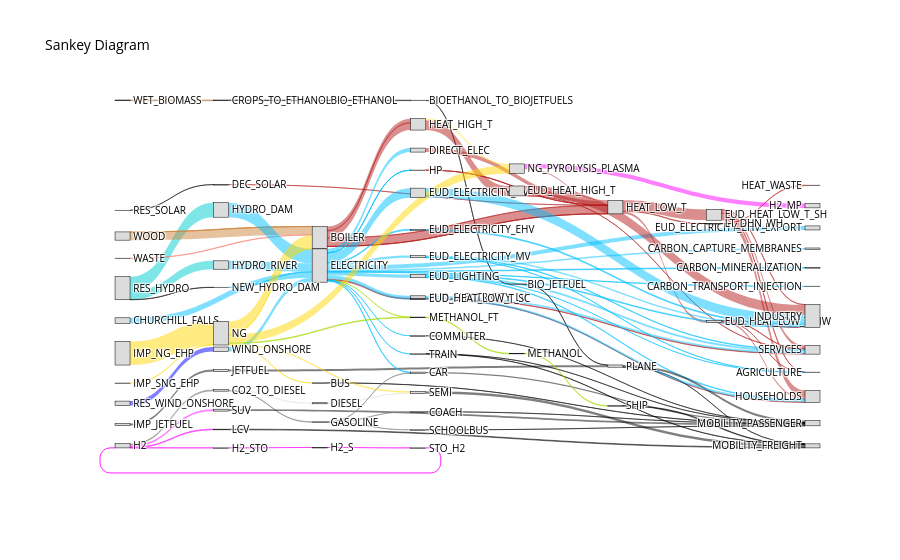

The notebook cell this image was saved under:
### Code cell
results_wo_peaks_2050_carboneutre = run_model(energyscope_2050_carboneutre,apply_postprocessing=True)
plot_sankey(results_wo_peaks_2050_carboneutre)
